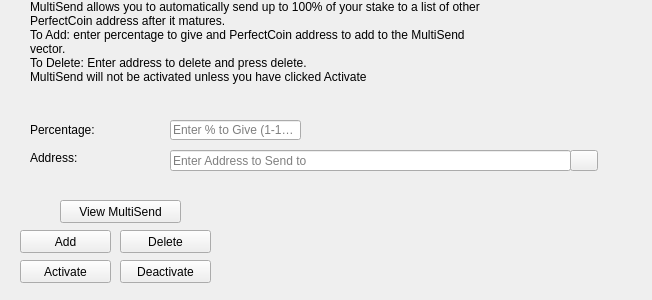
<?xml version="1.0" encoding="UTF-8"?>
<ui version="4.0">
 <class>StakeForCharityDialog</class>
 <widget class="QWidget" name="StakeForCharityDialog">
  <property name="windowModality">
   <enum>Qt::NonModal</enum>
  </property>
  <property name="geometry">
   <rect>
    <x>0</x>
    <y>0</y>
    <width>652</width>
    <height>300</height>
   </rect>
  </property>
  <property name="windowTitle">
   <string>Stake For Charity</string>
  </property>
  <widget class="QLineEdit" name="charityPercentEdit">
   <property name="geometry">
    <rect>
     <x>170</x>
     <y>120</y>
     <width>131</width>
     <height>20</height>
    </rect>
   </property>
   <property name="toolTip">
    <string>Enter whole numbers 1 - 100</string>
   </property>
   <property name="placeholderText">
    <string>Enter % to Give (1-100)</string>
   </property>
  </widget>
  <widget class="QLineEdit" name="charityAddressEdit">
   <property name="geometry">
    <rect>
     <x>170</x>
     <y>150</y>
     <width>401</width>
     <height>21</height>
    </rect>
   </property>
   <property name="toolTip">
    <string/>
   </property>
   <property name="placeholderText">
    <string>Enter Address to Send to</string>
   </property>
  </widget>
  <widget class="QLabel" name="label_2">
   <property name="geometry">
    <rect>
     <x>30</x>
     <y>0</y>
     <width>451</width>
     <height>121</height>
    </rect>
   </property>
   <property name="lineWidth">
    <number>1</number>
   </property>
   <property name="text">
    <string>MultiSend allows you to automatically send up to 100% of your stake to a list of other PerfectCoin address after it matures.
To Add: enter percentage to give and PerfectCoin address to add to the MultiSend vector. 
To Delete: Enter address to delete and press delete.
MultiSend will not be activated unless you have clicked Activate</string>
   </property>
   <property name="alignment">
    <set>Qt::AlignLeading|Qt::AlignLeft|Qt::AlignTop</set>
   </property>
   <property name="wordWrap">
    <bool>true</bool>
   </property>
  </widget>
  <widget class="QLabel" name="message">
   <property name="geometry">
    <rect>
     <x>240</x>
     <y>200</y>
     <width>381</width>
     <height>91</height>
    </rect>
   </property>
   <property name="text">
    <string/>
   </property>
  </widget>
  <widget class="QPushButton" name="addButton">
   <property name="geometry">
    <rect>
     <x>20</x>
     <y>230</y>
     <width>91</width>
     <height>23</height>
    </rect>
   </property>
   <property name="toolTip">
    <string/>
   </property>
   <property name="statusTip">
    <string>Add to MultiSend Vector</string>
   </property>
   <property name="text">
    <string>Add</string>
   </property>
  </widget>
  <widget class="QPushButton" name="disableButton">
   <property name="geometry">
    <rect>
     <x>120</x>
     <y>260</y>
     <width>91</width>
     <height>23</height>
    </rect>
   </property>
   <property name="statusTip">
    <string>Deactivate MultiSend</string>
   </property>
   <property name="text">
    <string>Deactivate</string>
   </property>
  </widget>
  <widget class="QPushButton" name="addressBookButton">
   <property name="geometry">
    <rect>
     <x>570</x>
     <y>150</y>
     <width>28</width>
     <height>21</height>
    </rect>
   </property>
   <property name="toolTip">
    <string>Choose an address from the address book</string>
   </property>
   <property name="text">
    <string/>
   </property>
   <property name="icon">
    <iconset resource="../bitcoin.qrc">
     <normaloff>:/icons/address-book</normaloff>:/icons/address-book</iconset>
   </property>
   <property name="shortcut">
    <string>Alt+A</string>
   </property>
   <property name="autoDefault">
    <bool>false</bool>
   </property>
  </widget>
  <widget class="QLabel" name="label">
   <property name="geometry">
    <rect>
     <x>30</x>
     <y>120</y>
     <width>121</width>
     <height>20</height>
    </rect>
   </property>
   <property name="toolTip">
    <string>Percentage of stake to send</string>
   </property>
   <property name="text">
    <string>Percentage:</string>
   </property>
  </widget>
  <widget class="QLabel" name="label_5">
   <property name="geometry">
    <rect>
     <x>30</x>
     <y>150</y>
     <width>111</width>
     <height>16</height>
    </rect>
   </property>
   <property name="toolTip">
    <string>Address to send portion of stake to</string>
   </property>
   <property name="text">
    <string>Address:</string>
   </property>
  </widget>
  <widget class="QPushButton" name="deleteButton">
   <property name="geometry">
    <rect>
     <x>120</x>
     <y>230</y>
     <width>91</width>
     <height>23</height>
    </rect>
   </property>
   <property name="toolTip">
    <string/>
   </property>
   <property name="statusTip">
    <string>Delete Address From MultiSend Vector</string>
   </property>
   <property name="text">
    <string>Delete</string>
   </property>
  </widget>
  <widget class="QPushButton" name="activateButton">
   <property name="geometry">
    <rect>
     <x>20</x>
     <y>260</y>
     <width>91</width>
     <height>23</height>
    </rect>
   </property>
   <property name="statusTip">
    <string>Activate MultiSend</string>
   </property>
   <property name="text">
    <string>Activate</string>
   </property>
  </widget>
  <widget class="QPushButton" name="viewButton">
   <property name="geometry">
    <rect>
     <x>60</x>
     <y>200</y>
     <width>121</width>
     <height>23</height>
    </rect>
   </property>
   <property name="toolTip">
    <string/>
   </property>
   <property name="statusTip">
    <string>View MultiSend Vector</string>
   </property>
   <property name="text">
    <string>View MultiSend</string>
   </property>
  </widget>
 </widget>
 <resources>
  <include location="../bitcoin.qrc"/>
 </resources>
 <connections/>
</ui>
